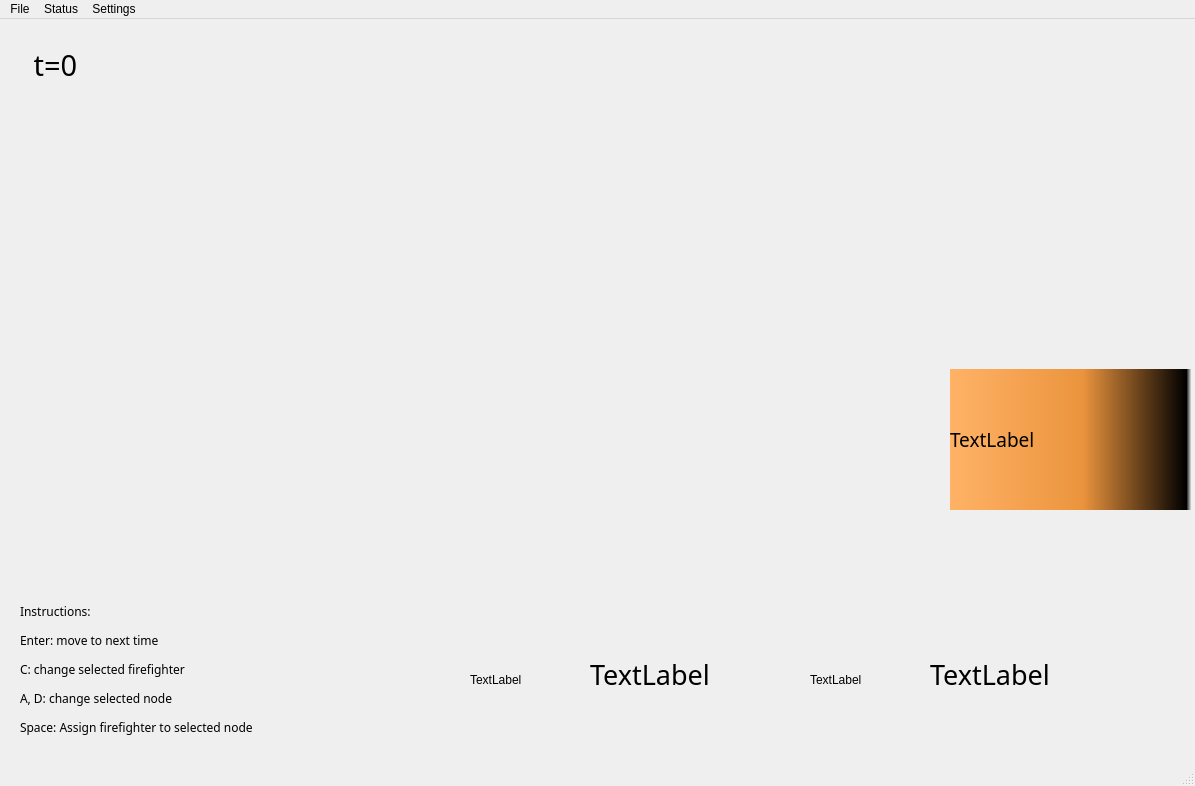
<?xml version="1.0" encoding="UTF-8"?>
<ui version="4.0">
 <class>MainWindow</class>
 <widget class="QMainWindow" name="MainWindow">
  <property name="geometry">
   <rect>
    <x>0</x>
    <y>0</y>
    <width>1195</width>
    <height>786</height>
   </rect>
  </property>
  <property name="windowTitle">
   <string>Firefighter Problem Simulation</string>
  </property>
  <widget class="QWidget" name="centralwidget">
   <widget class="QLabel" name="descriptionLabel">
    <property name="geometry">
     <rect>
      <x>-1200</x>
      <y>240</y>
      <width>1091</width>
      <height>61</height>
     </rect>
    </property>
    <property name="font">
     <font>
      <family>Arial Rounded MT Bold</family>
      <pointsize>16</pointsize>
     </font>
    </property>
    <property name="styleSheet">
     <string notr="true">background-color: qlineargradient(spread:pad, x1:0, y1:0, x2:1, y2:0, stop:0 rgba(255, 178, 102, 255), stop:0.55 rgba(235, 148, 61, 255), stop:0.98 rgba(0, 0, 0, 255), stop:1 rgba(0, 0, 0, 0));</string>
    </property>
    <property name="text">
     <string>TextLabel</string>
    </property>
    <property name="alignment">
     <set>Qt::AlignCenter</set>
    </property>
   </widget>
   <widget class="QLabel" name="node_info_label">
    <property name="enabled">
     <bool>true</bool>
    </property>
    <property name="geometry">
     <rect>
      <x>950</x>
      <y>350</y>
      <width>241</width>
      <height>141</height>
     </rect>
    </property>
    <property name="font">
     <font>
      <family>Agency FB</family>
      <pointsize>14</pointsize>
     </font>
    </property>
    <property name="styleSheet">
     <string notr="true">background-color: qlineargradient(spread:pad, x1:0, y1:0, x2:1, y2:0, stop:0 rgba(255, 178, 102, 255), stop:0.55 rgba(235, 148, 61, 255), stop:0.98 rgba(0, 0, 0, 255), stop:1 rgba(0, 0, 0, 0));</string>
    </property>
    <property name="text">
     <string>TextLabel</string>
    </property>
   </widget>
   <widget class="QLabel" name="timeIndexLabel">
    <property name="geometry">
     <rect>
      <x>0</x>
      <y>0</y>
      <width>111</width>
      <height>91</height>
     </rect>
    </property>
    <property name="font">
     <font>
      <family>Arial Rounded MT Bold</family>
      <pointsize>22</pointsize>
     </font>
    </property>
    <property name="text">
     <string>t=0</string>
    </property>
    <property name="alignment">
     <set>Qt::AlignCenter</set>
    </property>
   </widget>
   <widget class="QLabel" name="label">
    <property name="geometry">
     <rect>
      <x>20</x>
      <y>570</y>
      <width>391</width>
      <height>161</height>
     </rect>
    </property>
    <property name="font">
     <font>
      <family>Arial Rounded MT Bold</family>
     </font>
    </property>
    <property name="text">
     <string>&lt;html&gt;&lt;head/&gt;&lt;body&gt;&lt;p&gt;Instructions:&lt;/p&gt;&lt;p&gt;Enter:  move to next time&lt;/p&gt;&lt;p&gt;C: change selected firefighter&lt;/p&gt;&lt;p&gt;A, D: change selected node&lt;/p&gt;&lt;p&gt;Space: Assign firefighter to selected node&lt;/p&gt;&lt;/body&gt;&lt;/html&gt;</string>
    </property>
   </widget>
   <widget class="QLabel" name="FFlabel">
    <property name="geometry">
     <rect>
      <x>470</x>
      <y>590</y>
      <width>191</width>
      <height>141</height>
     </rect>
    </property>
    <property name="text">
     <string>TextLabel</string>
    </property>
   </widget>
   <widget class="QLabel" name="FFlabel_2">
    <property name="geometry">
     <rect>
      <x>810</x>
      <y>590</y>
      <width>191</width>
      <height>141</height>
     </rect>
    </property>
    <property name="text">
     <string>TextLabel</string>
    </property>
   </widget>
   <widget class="QLabel" name="statuslabel">
    <property name="geometry">
     <rect>
      <x>590</x>
      <y>620</y>
      <width>181</width>
      <height>71</height>
     </rect>
    </property>
    <property name="font">
     <font>
      <family>Arial Rounded MT Bold</family>
      <pointsize>20</pointsize>
     </font>
    </property>
    <property name="text">
     <string>TextLabel</string>
    </property>
   </widget>
   <widget class="QLabel" name="statuslabel_2">
    <property name="geometry">
     <rect>
      <x>930</x>
      <y>620</y>
      <width>181</width>
      <height>71</height>
     </rect>
    </property>
    <property name="font">
     <font>
      <family>Arial Rounded MT Bold</family>
      <pointsize>20</pointsize>
     </font>
    </property>
    <property name="text">
     <string>TextLabel</string>
    </property>
   </widget>
  </widget>
  <widget class="QMenuBar" name="menubar">
   <property name="geometry">
    <rect>
     <x>0</x>
     <y>0</y>
     <width>1195</width>
     <height>18</height>
    </rect>
   </property>
   <widget class="QMenu" name="menuinfromations">
    <property name="title">
     <string>Status</string>
    </property>
    <addaction name="actionnodes"/>
   </widget>
   <widget class="QMenu" name="menuFile">
    <property name="title">
     <string>File</string>
    </property>
    <addaction name="actionNew"/>
   </widget>
   <widget class="QMenu" name="menuSettings">
    <property name="title">
     <string>Settings</string>
    </property>
    <addaction name="actionAnimation"/>
   </widget>
   <addaction name="menuFile"/>
   <addaction name="menuinfromations"/>
   <addaction name="menuSettings"/>
  </widget>
  <widget class="QStatusBar" name="statusbar"/>
  <action name="actionnodes">
   <property name="text">
    <string>Nodes</string>
   </property>
  </action>
  <action name="actionAnimation">
   <property name="text">
    <string>Animation</string>
   </property>
  </action>
  <action name="actionNew">
   <property name="text">
    <string>New</string>
   </property>
  </action>
 </widget>
 <resources/>
 <connections/>
</ui>
